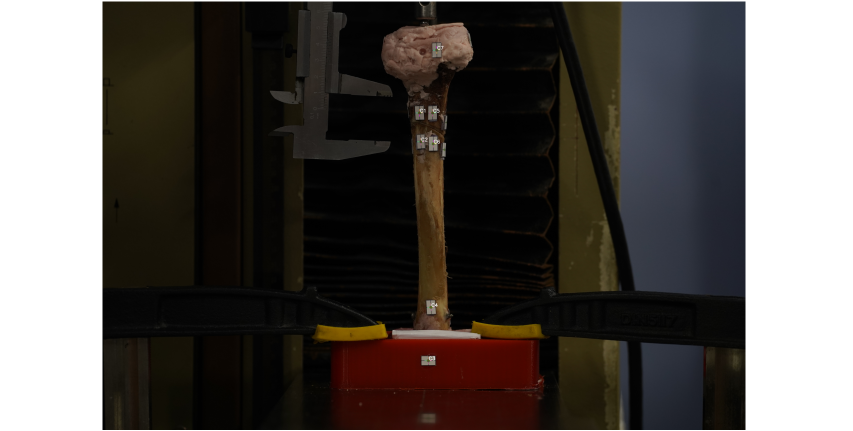
#> input picture example_data/Bone_2/compression/raw_images/markers_bone2_compression.png, 1706 x 861 px (shown at 1/2 size)
$ python -i marker_engine.py   (imports and definitions only)
#> lines starting #> are read from the running program, lines starting #| are printed output that depends on the picture; after the words box and inside, x2 and y2 are one past the last pixel; in counts of white or black regions, pixels touching at a corner belong together
#> further down, picture is the input picture: shape (861, 1706, 3); mean B, G, R 77.9, 81.3, 85.7
# SPDX-License-Identifier: PolyForm-Noncommercial-1.0.0
# Internal algorithm engine refactored from the original research script.

from skimage.morphology import skeletonize
import cv2
import numpy as np
import matplotlib.pyplot as plt
import math
from sklearn.cluster import AgglomerativeClustering
from itertools import combinations
import matplotlib.patches as mpatches
import os
import glob
import csv
import builtins

# NEW: YAML support (PyYAML)
import yaml


# --- Parameters ---
load_arr = [0, 10, 20, 30, 40]
calibration_value_str = "17.080989552178547" #px/mm
calib_val = eval(calibration_value_str)
gray_delta = 20
circle_radius = 40  # px bone 3 = 40
red_thresh_high = 120  # bone 3 = 75
blue_thresh_high = 120
green_thresh_high = 120
angle_tol = 10  # degrees
min_cluster_size = 5

#Find markers correctly
lower_green = np.array([35, 90, 80])  # bone 3 35, 90, 100
upper_green = np.array([100, 255, 255])
max_marker_jump = 70
track_previous = True


# System params
wkdir = ""  # set by CLI; no hardcoded default data path
output_folder = None  # set by CLI
marker_pair = (6, 2)  # 1-based marker ids, for example (2, 3)
debug_mode = True
rewrite_config = True
plot_debug = True
preview_first_frame = True
show_plots = True
vline_every_n = len(load_arr)
previous_markers = None # Global marker cache
current_warning_image_path = None
warning_log_rows = []
warning_log_path = None


# [125 lines left out: functions reset_warning_log, log_warning, flush_warning_log, resolve_load_arr, apply_params_from_dict, export_params_to_yaml and 1 more, not called in this run]


def debug_label_position(x, y, w, h, dx=38, dy=-30):
    return max(10, min(int(round(x + dx)), w - 145)), max(58, min(int(round(y + dy)), h - 18))


# [235 lines left out: functions intersect_line_eq, refine_centers_by_clustering, not called in this run]

def detect_markers(
    img,
    lower_green=None,
    upper_green=None,
    kernel_size=7,
    area_thresh=200,
    track_previous=None,
    max_marker_jump=None
):
    """
    Detect green markers and return ordered list of centroids [(x1,y1), ...].

    Robust ordering logic:
    - First frame: markers are sorted by x, then y
    - Next frames: current detections are matched to previous markers by nearest distance
    - If a marker disappears, its previous position is kept
    - Extra detections are ignored to preserve marker indexing
    """
#> called with kernel_size = 7, area_thresh = 200
    global previous_markers

    if lower_green is None:
        lower_green = globals()["lower_green"]
    if upper_green is None:
        upper_green = globals()["upper_green"]
    if track_previous is None:
        track_previous = globals()["track_previous"]
    if max_marker_jump is None:
        max_marker_jump = globals()["max_marker_jump"]

    hsv = cv2.cvtColor(img, cv2.COLOR_BGR2HSV)
#> hsv: shape (861, 1706, 3); mean H, S, V 20.9, 73.3, 87.7
    mask = cv2.inRange(hsv, lower_green, upper_green)
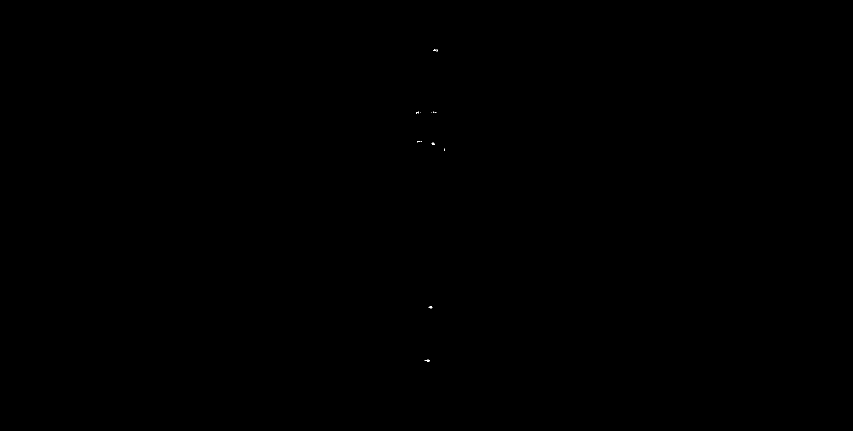
#> mask: shape (861, 1706) (shown at 1/2 size); 0.01% white in thin lines or dots, all inside (x1, y1, x2, y2) = (832, 99, 890, 724)

    kernel = np.ones((kernel_size, kernel_size), np.uint8)
    mask = cv2.morphologyEx(mask, cv2.MORPH_CLOSE, kernel)
    mask = cv2.morphologyEx(mask, cv2.MORPH_OPEN, kernel)
#> mask: shape (861, 1706); every value is 0

    num_labels, labels, stats, centroids = cv2.connectedComponentsWithStats(mask)
#> labels: shape (861, 1706) int32; every value is 0
#> num_labels = 1; stats = [[0, 0, 1706, 861, 1468866]]; centroids = [[852.5, 430]]

    detected = []
    for label in range(1, num_labels):  # skip background
        if stats[label, cv2.CC_STAT_AREA] >= area_thresh:
            cx, cy = int(centroids[label][0]), int(centroids[label][1])
            detected.append((cx, cy))
#> after the loop, detected = []

    # First frame: initialize ordering
    if not track_previous or previous_markers is None:
        detected.sort(key=lambda c: (c[0], c[1]))
        previous_markers = detected.copy()
#> previous_markers = []
        return detected

    # No detections at all -> keep previous order and positions
    if len(detected) == 0:
        return previous_markers.copy()

    matched = [None] * len(previous_markers)
    used_detected = set()

    # Match each previous marker to nearest current detection within threshold
    for i, (px, py) in enumerate(previous_markers):
        best_j = None
        best_dist = float("inf")

        for j, (cx, cy) in enumerate(detected):
            if j in used_detected:
                continue

            dist = ((cx - px) ** 2 + (cy - py) ** 2) ** 0.5
            if dist < best_dist:
                best_dist = dist
                best_j = j

        # Accept only if movement is realistic
        if best_j is not None and best_dist <= max_marker_jump:
            matched[i] = detected[best_j]
            used_detected.add(best_j)
        else:
            # Marker disappeared -> keep previous position
            matched[i] = (px, py)

    previous_markers = matched.copy()
    return matched

# [287 lines left out: functions plot_dx_dy, main, run_current_configuration, not called in this run]


# [2 lines not run here, left out]

>>> import cv2
>>> picture = cv2.imread('../example_data/Bone_2/compression/raw_images/markers_bone2_compression.png')
>>> result = detect_markers(picture)
#> result = []
